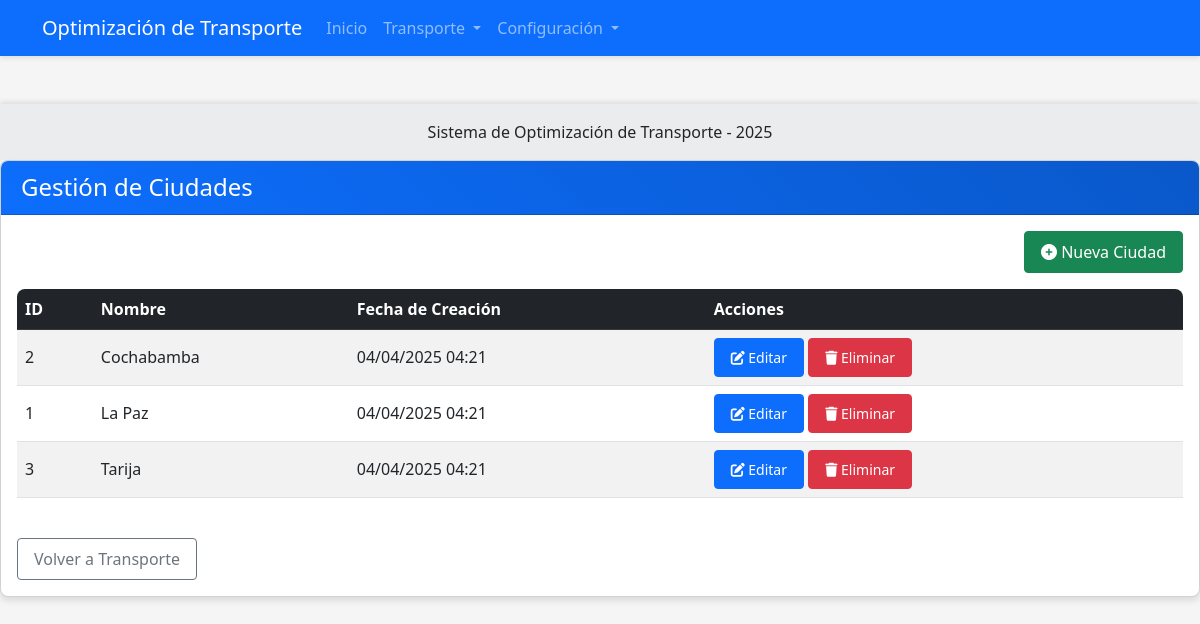
The app's page /proyecto_transporte/public/index.php?controller=ciudad with its own data.
### tables this page shows
CREATE TABLE `ciudades` (
  `id` int(11) NOT NULL,
  `nombre` varchar(100) NOT NULL,
  `created_at` timestamp NOT NULL DEFAULT current_timestamp()
);

### proyecto_transporte/controllers/CiudadController.php (called while the page is built, shortened)
<?php
$serverRoot = $_SERVER['DOCUMENT_ROOT'];
$projectFolder = '/proyecto_transporte';
$projectRoot = $serverRoot . $projectFolder;
require_once $projectRoot . '/models/CiudadModel.php';
class CiudadController {
    private $ciudadModel;
    public function __construct() {
        $this->ciudadModel = new CiudadModel();
    }
    public function index() {
        $ciudades = $this->ciudadModel->getAll();
        include_once BASE_PATH . '/views/layouts/main.php';
        include_once BASE_PATH . '/views/ciudad/index.php';
    }
}
?>

### proyecto_transporte/models/CiudadModel.php (called while the page is built, shortened)
<?php
$serverRoot = $_SERVER['DOCUMENT_ROOT'];
$projectFolder = '/proyecto_transporte';
$projectRoot = $serverRoot . $projectFolder;
require_once $projectRoot . '/config/database.php';
class CiudadModel {
    private $conn;
    private $table_name = "ciudades";
    public function __construct() {
        $database = new Database();
        $this->conn = $database->getConnection();
    }
    public function getAll() {
        $query = "SELECT id, nombre, created_at FROM " . $this->table_name . " ORDER BY nombre";
        $stmt = $this->conn->prepare($query);
        $stmt->execute();
        return $stmt;
    }
}
?>

### proyecto_transporte/config/database.php (called while the page is built, shortened)
<?php
class Database {
    private $host = 'localhost';
    private $db_name = 'transporte_optimizacion';
    private $username = 'root';
    private $password = '';
    public function getConnection() {
        $this->conn = null;
        try {
            $this->conn = new PDO(
                "mysql:host={$this->host};dbname={$this->db_name}",
                $this->username,
                $this->password
            );
            $this->conn->setAttribute(PDO::ATTR_ERRMODE, PDO::ERRMODE_EXCEPTION);
            $this->conn->exec("set names utf8");
        } catch(PDOException $e) {
            echo "Error de conexión: " . $e->getMessage();
        }
        return $this->conn;
    }
}
?>

### proyecto_transporte/views/ciudad/index.php (the view, shortened to what this page needs)
<div class="row">
    <div class="col-md-12">
        <div class="card">
            <div class="card-header bg-primary text-white">
                <h4 class="mb-0">Gestión de Ciudades</h4>
            </div>
            <div class="card-body">
                <div class="d-flex justify-content-end mb-3">
                    <a href="index.php?controller=ciudad&action=create" class="btn btn-success">
                        <i class="fas fa-plus-circle"></i> Nueva Ciudad
                    </a>
                </div>
                <div class="table-responsive">
                    <table class="table table-striped table-hover">
                        <thead class="table-dark">
                            <tr>
                                <th>ID</th>
                                <th>Nombre</th>
                                <th>Fecha de Creación</th>
                                <th>Acciones</th>
                            </tr>
                        </thead>
                        <tbody>
                            <?php
                            while ($row = $ciudades->fetch(PDO::FETCH_ASSOC)) {
                            ?>
                                <tr>
                                    <td><?php echo $row['id']; ?></td>
                                    <td><?php echo $row['nombre']; ?></td>
                                    <td><?php echo date('d/m/Y H:i', strtotime($row['created_at'])); ?></td>
                                    <td>
                                        <a href="index.php?controller=ciudad&action=edit&id=<?php echo $row['id']; ?>" class="btn btn-sm btn-primary">
                                            <i class="fas fa-edit"></i> Editar
                                        </a>
                                        <button type="button" class="btn btn-sm btn-danger" data-bs-toggle="modal" data-bs-target="#deleteModal<?php echo $row['id']; ?>">
                                            <i class="fas fa-trash"></i> Eliminar
                                        </button>
                                    </td>
                                </tr>
                            <?php
                            }
                            ?>
                        </tbody>
                    </table>
                </div>
                <div class="d-flex justify-content-between mt-4">
                    <a href="index.php?controller=transporte" class="btn btn-outline-secondary">Volver a Transporte</a>
                </div>
            </div>
        </div>
    </div>
</div>

### proyecto_transporte/public/css/style.css (style rules this page uses)
body { background-color: #f5f5f5; font-family: 'Segoe UI', Tahoma, Geneva, Verdana, sans-serif; }
.card { box-shadow: 0 4px 6px rgba(0, 0, 0, 0.1); margin-bottom: 20px; border-radius: 8px; overflow: hidden; transition: transform 0.3s ease; }
.card-header { font-weight: bold; padding: 12px 20px; }
.btn { border-radius: 4px; padding: 8px 16px; font-weight: 500; }
.btn-primary { background-color: #0d6efd; border-color: #0d6efd; }
.table th, .table td { vertical-align: middle; }
.table-responsive { border-radius: 8px; overflow: hidden; }
.card-header.bg-primary { background: linear-gradient(45deg, #0d6efd, #0a58ca); }

### records on screen
ciudades: id "2", nombre "Cochabamba", created_at "04/04/2025 04:21"
ciudades: id "1", nombre "La Paz", created_at "04/04/2025 04:21"
ciudades: id "3", nombre "Tarija", created_at "04/04/2025 04:21"
